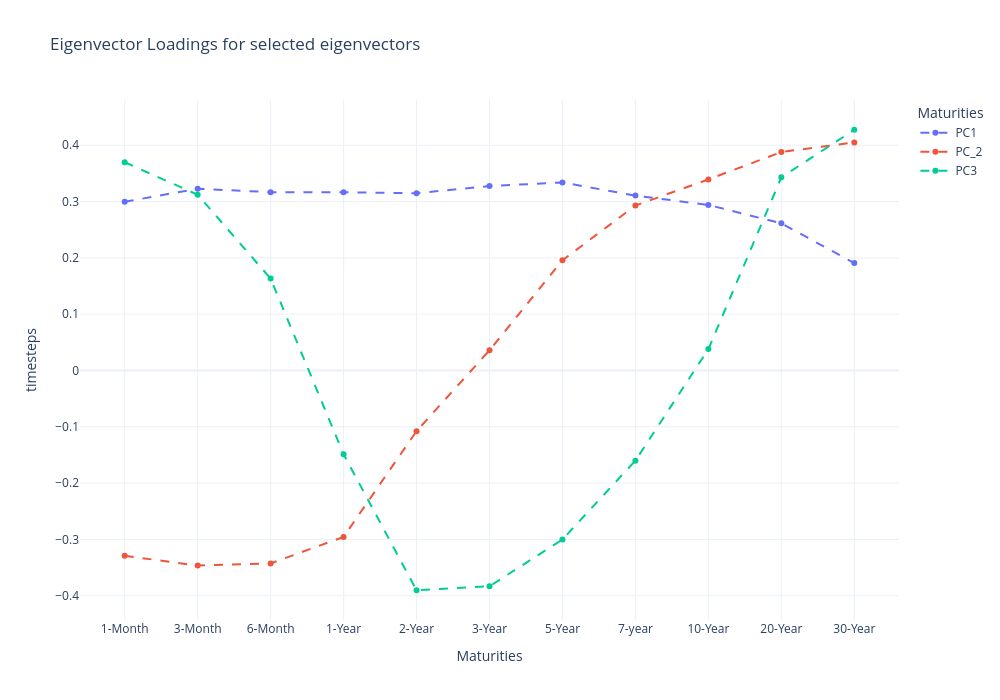

Here is the notebook cell this chart was saved with:
### Code cell
fig_pcs = go.Figure()

for pc in selected_eigenvectors_df.columns:
    fig_pcs.add_trace(
        go.Scatter(
            x=selected_eigenvectors_df.index,
            y=selected_eigenvectors_df[pc],
            mode='lines + markers',
            line={'dash':'dash'},
            name=pc,
        )
    )
    
    fig_pcs.update_layout(
        title='Eigenvector Loadings for selected eigenvectors',
        xaxis={'title': 'Maturities'},
        yaxis={'title': 'Loadings'},
        legend={'title': 'Maturities'},
        template='plotly_white',
        width=1000,
        height=700,
    )

fig_pcs.show()

### Figure 1 — Plotly figure (JSON) as saved in the notebook; plotly's stock layout.template omitted (floating-point values rounded to 4 significant figures)
{"data": [{"line": {"dash": "dash"}, "mode": "lines+markers", "name": "PC1", "x": ["1-Month", "3-Month", "6-Month", "1-Year", "2-Year", "3-Year", "5-Year", "7-year", "10-Year", "20-Year", "30-Year"], "y": [0.2996, 0.3229, 0.3167, 0.3165, 0.3149, 0.3276, 0.3339, 0.3106, 0.294, 0.2613, 0.1907], "type": "scatter"}, {"line": {"dash": "dash"}, "mode": "lines+markers", "name": "PC_2", "x": ["1-Month", "3-Month", "6-Month", "1-Year", "2-Year", "3-Year", "5-Year", "7-year", "10-Year", "20-Year", "30-Year"], "y": [-0.3291, -0.3465, -0.3426, -0.2957, -0.1078, 0.03579, 0.1957, 0.293, 0.3393, 0.388, 0.4051], "type": "scatter"}, {"line": {"dash": "dash"}, "mode": "lines+markers", "name": "PC3", "x": ["1-Month", "3-Month", "6-Month", "1-Year", "2-Year", "3-Year", "5-Year", "7-year", "10-Year", "20-Year", "30-Year"], "y": [0.3699, 0.3121, 0.1632, -0.1488, -0.3903, -0.3834, -0.3001, -0.1602, 0.03792, 0.343, 0.4276], "type": "scatter"}], "layout": {"title": {"text": "Eigenvector Loadings for selected eigenvectors"}, "xaxis": {"title": {"text": "Maturities"}}, "yaxis": {"title": {"text": "timesteps"}}, "legend": {"title": {"text": "Maturities"}}, "width": 1000, "height": 700}}
